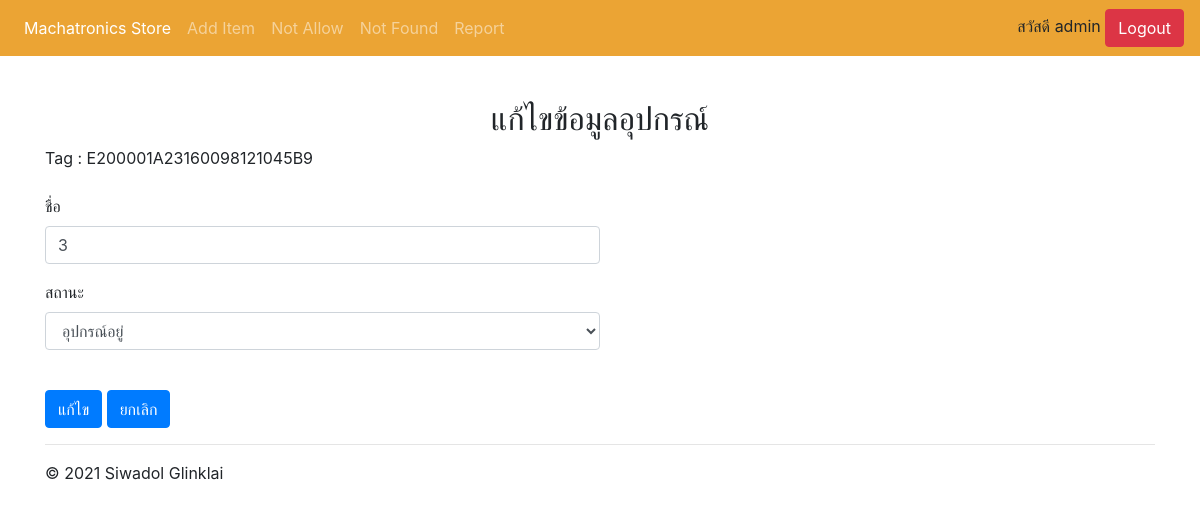
The app's page /edit/E200001A23160098121045B9 (signed in), older data.
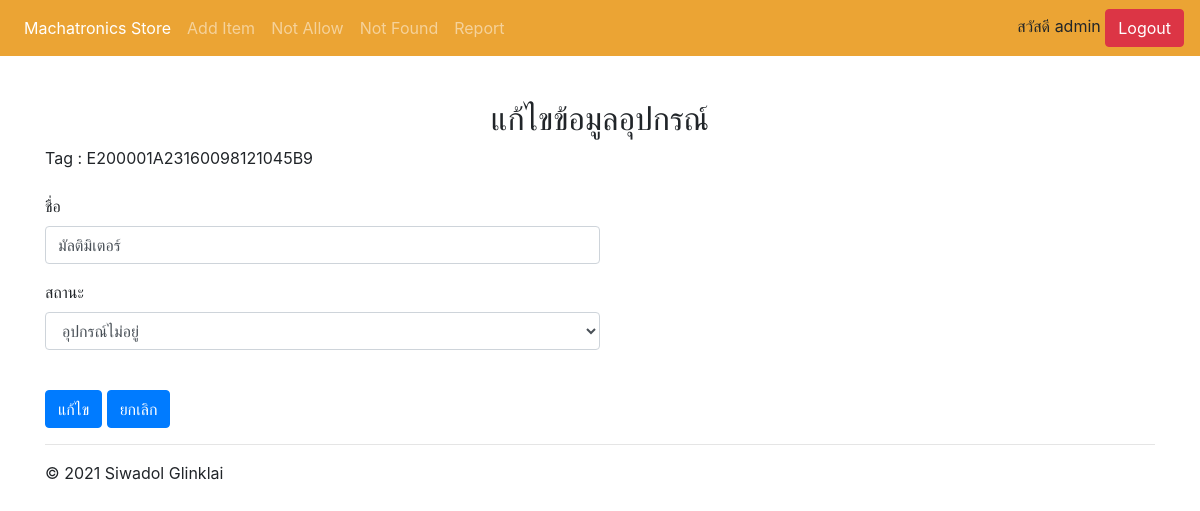
The same page, newer data.
### WebApplication/models.py (models this page shows, shortened)
class ObjectInfo(models.Model):
    all_status = [
        ('อุปกรณ์อยู่','อุปกรณ์อยู่'),
        ('อุปกรณ์ไม่อยู่','อุปกรณ์ไม่อยู่'),
        ('กำลังดำเนินการ','กำลังดำเนินการ'),
        ('ถูกยืม','ถูกยืม'),
        ('คืนของ','คืนของ'),
    ]
    tag_id = models.CharField(max_length=200, primary_key=True)
    tag_name = models.CharField(max_length=50)
    add_date = models.DateField(auto_now_add=True)
    status = models.CharField(
        max_length=20,
        default='อุปกรณ์อยู่',
        choices=all_status
    )
    picture = models.ImageField(upload_to="ObjectInfo",null=True,blank=True)

### WebApplication/views.py (the view, shortened to what this page needs)
# urls.py: path('edit/<str:tag_id>', login_required(views.edit), name='edit'),
def edit(request,tag_id):
    objects = ObjectInfo.objects.get(tag_id=tag_id)
    return render(request, 'WebApplication/edit.html',{'objects':objects})

### templates/WebApplication/edit.html (shortened to what this page needs)
{% extends 'WebApplication/base.html' %}
{% block content %}
<h2 align="center">แก้ไขข้อมูลอุปกรณ์</h2>
<form method="POST" >
    <div class="form-group w-50">
        <label for="name">Tag : {{objects.tag_id}}</label>
    </div>
    <div class="form-group w-50">
        <label for="name">ชื่อ</label>
        <input type="text" class="form-control" name="tag_name" value="{{objects.tag_name}}">
    </div>
    <div class="form-group w-50">
        <label for="status">สถานะ</label>
        <select class="form-control" id="status" name="status" onchange="statusChange(this)">
            <option value="{{objects.status}}" selected disabled hidden>{{objects.status}}</option>
          </select>
    </div>
    <br>
    <input type="submit" value="แก้ไข" class="btn btn-primary">
    <input type="button" value="ยกเลิก" class="btn btn-primary">
{% endblock %}

Row changes from the older to the newer data that the page shows:
changed ObjectInfo "E200001A23160098121045B9": tag_name "3" → "มัลติมิเตอร์"; status "อุปกรณ์อยู่" → "อุปกรณ์ไม่อยู่"
